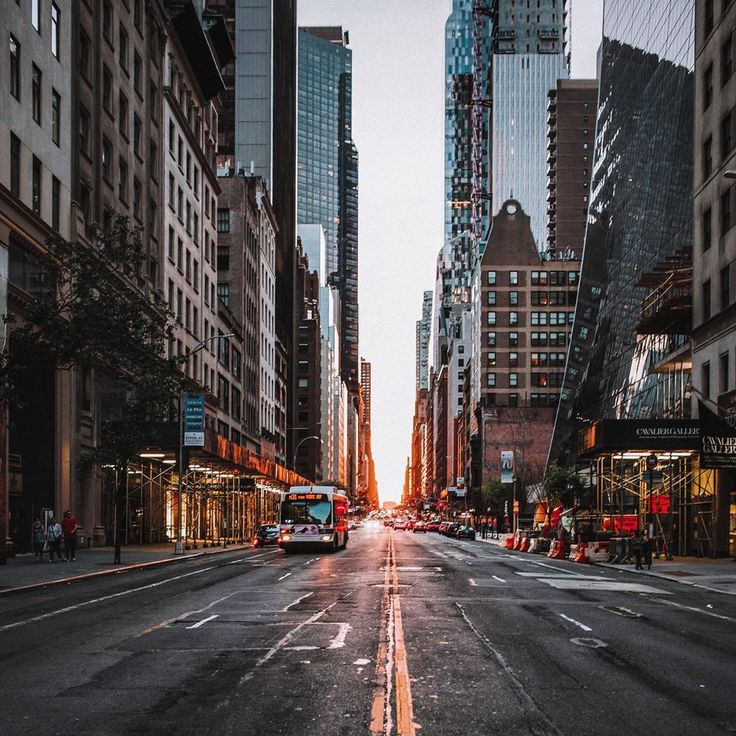
#> input picture Tasks/city.jpg, 736 x 736 px
$ jupyter execute --allow-errors Primers.ipynb
#> lines starting #> are read from the running program, lines starting #| are printed output that depends on the picture; after the words box and inside, x2 and y2 are one past the last pixel; in counts of white or black regions, pixels touching at a corner belong together
## Примеры лабораторной работы

#### Задание 4.1. Изменить размер изображения.

[cell 1]
import cv2
import numpy as np
import matplotlib.pyplot as plt

[cell 2]
def img_print(original, modified):
    pose = [121, 122]
    header = ["Original", "Modified"]
    img = [original, modified]
    i = 0
    while i < 2:
        plt.subplot(pose[i])
        plt.title(header[i])
        plt.imshow(img[i])
        i += 1
    return 0

#### Первый способ изменения размера задается в процентах

[cell 3]
img = cv2.imread('city.jpg', 1)
#> img is the input picture: shape (736, 736, 3); mean B, G, R 80.4, 80.5, 86.4
img = cv2.cvtColor(img, cv2.COLOR_BGR2RGB)
scale_percent = 50  # процент изменения
width = int(img.shape[1] * scale_percent / 100)
#> width = 368
height = int(img.shape[0] * scale_percent / 100)
#> height = 368
dim = (width, height)
#> dim = (368, 368)

resized = cv2.resize(img, dim, interpolation=cv2.INTER_AREA)
print('Resized Dimensions : ', resized.shape)
#| Resized Dimensions :  (368, 368, 3)
img_print(img, resized);

#### Второй способ изменения размера задается вручную

[cell 4]
print('Original Dimensions : ',img.shape)
#| Original Dimensions :  (736, 736, 3)
width = 58
height = 71
dim1 = (width, height)

# resize image
resized1 = cv2.resize(img, dim1, interpolation=cv2.INTER_AREA)
print('Resized Dimensions : ', resized1.shape)
#| Resized Dimensions :  (71, 58, 3)
img_print(img, resized1);

#### Третий способ: задается коэффициентом масштабирования

[cell 5]
res = cv2.resize(img,None,fx=2, fy=2, interpolation = cv2.INTER_CUBIC)
img_print(img, res);

[cell 6]
height, width = img.shape[:2]
#> height = 736; width = 736
res = cv2.resize(img,(2*width, 2*height), interpolation = cv2.INTER_CUBIC)
img_print(img, res);

#### Задание 4.2. Определить размер изображения и сдвинуть изображение на 100 столбцов и 50 строк.

[cell 7]
img2 = cv2.imread('pic.jpg',1)
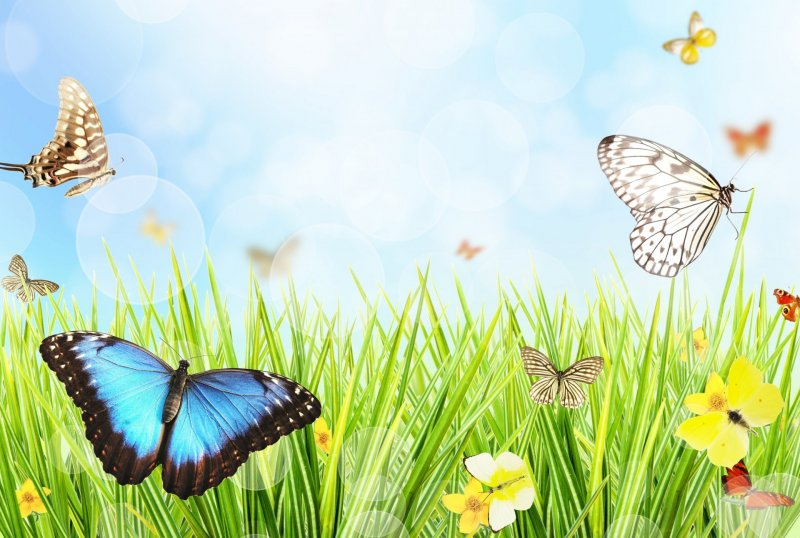
#> input picture Tasks/pic.jpg, 800 x 538 px
#> img2 is the input picture: shape (538, 800, 3); mean B, G, R 178.8, 217.3, 193
img2 = cv2.cvtColor(img2, cv2.COLOR_BGR2RGB)
rows,cols,colors = img2.shape
#> rows = 538; cols = 800; colors = 3
M = np.float32([[1,0,100],[0,1,50]])
dst = cv2.warpAffine(img2,M,(cols,rows))
plt.imshow(dst);

#### Задание 4.3. Определить размер изображения, его центр и повернуть его на 90 градусов.

[cell 8]
M = cv2.getRotationMatrix2D((cols/2,rows/2),90,1)
dst = cv2.warpAffine(img2,M,(cols,rows))
plt.imshow(dst);

#### Задание 4.4. Определить размер изображения, задать 3 точки, изменить их координаты и провести аффинное преобразование всего изображения по этим точкам.

[cell 9]
img3 = cv2.imread('flower.jpeg',1)
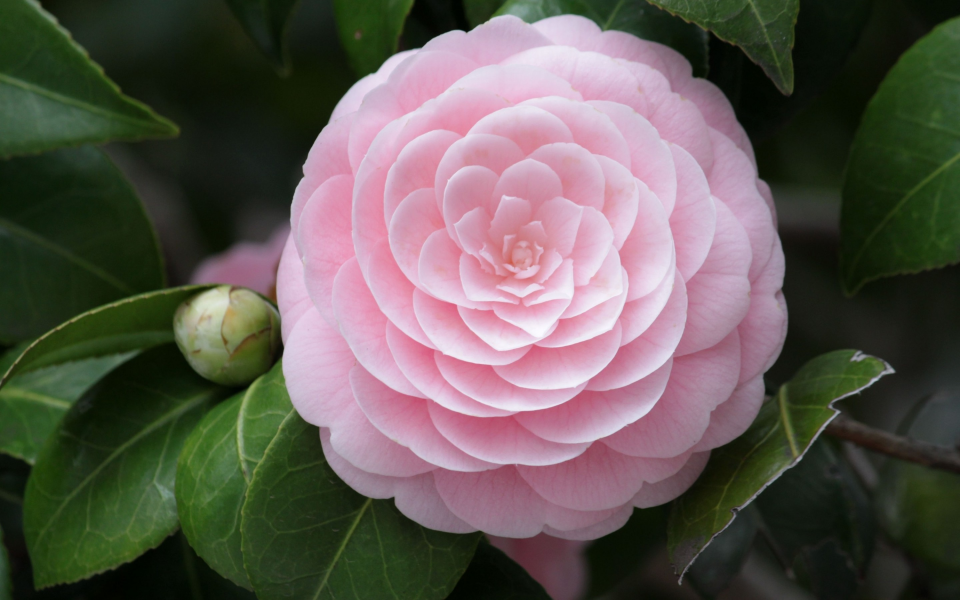
#> input picture Tasks/flower.jpeg, 2880 x 1800 px (shown at 1/3 size)
#> img3 is the input picture: shape (1800, 2880, 3); mean B, G, R 83, 88.6, 96.2
img3 = cv2.cvtColor(img3, cv2.COLOR_BGR2RGB)

pts1 = np.float32([[50,50],[200,50],[50,200]])
pts2 = np.float32([[10,100],[200,50],[100,250]])

M = cv2.getAffineTransform(pts1,pts2)
dst = cv2.warpAffine(img3,M,(cols,rows))
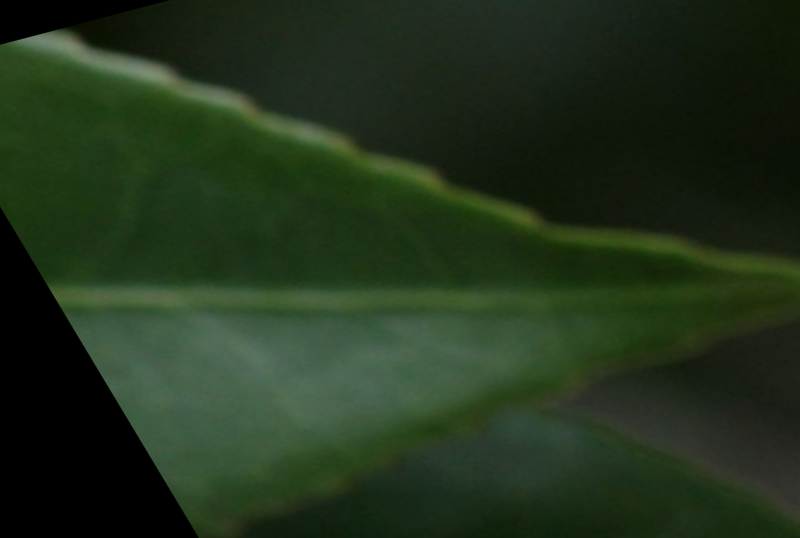
#> dst: shape (538, 800, 3); mean R, G, B 33.9, 50.2, 28.2

plt.subplot(121),plt.imshow(img3),plt.title('Input')
plt.subplot(122),plt.imshow(dst),plt.title('Output')
plt.show()

#### Задание 4.5. Провести охват изображения в прямоугольник, повернутый так, чтобы площадь этого прямоугольника была минимальной

[cell 10]
img4 = cv2.imread('geo.jpeg',0)
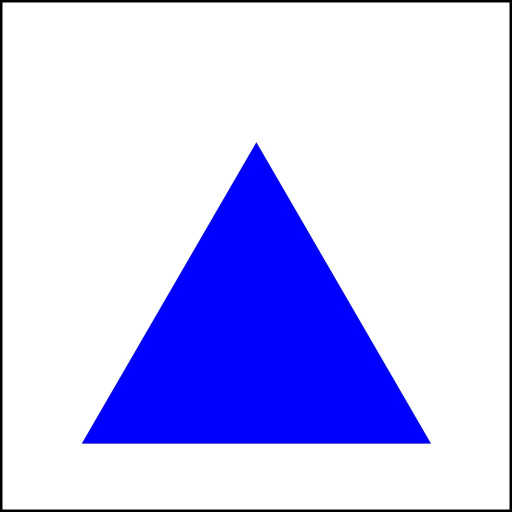
#> input picture Tasks/geo.jpeg, 1024 x 1024 px (shown at 1/2 size)
#> img4: shape (1024, 1024); min 0, max 255, mean 204.7
ret, thresh = cv2.threshold(img4, 127, 255, cv2.THRESH_BINARY)
#> thresh: shape (1024, 1024); 78% white; 2 black regions
contours, hierarchy = cv2.findContours(thresh, 1, 1)
#> contours = 2 contours; box (x1, y1, x2, y2) and area: (5, 5, 1019, 1019) 1026169, (163, 284, 863, 888) 211238

cnt = contours[0]
#> cnt = contour of 1903 points, box (x1, y1, x2, y2) (163, 284, 863, 888), area 211238
rect = cv2.minAreaRect(cnt)
#> rect = ((598.8, 736.6), (696.2, 605.2), -59.91)

box = cv2.boxPoints(rect)
#> box = [[686.1, 1189.5], [162.4, 886.1], [511.5, 283.7], [1035.2, 587.2]]
box = np.int_(box)
#> box = [[686, 1189], [162, 886], [511, 283], [1035, 587]]

imp = cv2.drawContours(img4, [box], 0, (0, 0, 255), 2)
imp = cv2.cvtColor(imp, cv2.COLOR_BGR2RGB)
#> imp: shape (1024, 1024, 3)

plt.axis('off')
plt.imshow(imp);

#### Задание 4.6. Провести охват изображения в круг

[cell 11]
image = cv2.imread('geo.jpeg',0)

ret, thresh = cv2.threshold(image, 127, 255, cv2.THRESH_BINARY)
contours, hierarchy = cv2.findContours(thresh, 1, 1)
cnt = contours[0]
rect = cv2.minAreaRect(cnt)
(x,y),radius = cv2.minEnclosingCircle(cnt)
#> x = 512.5; y = 686.5; radius = 402.5

center = (int(x),int(y))
#> center = (512, 686)
radius = int(radius)
#> radius = 402


image = cv2.circle(image,center,radius,(0,255,0),2)
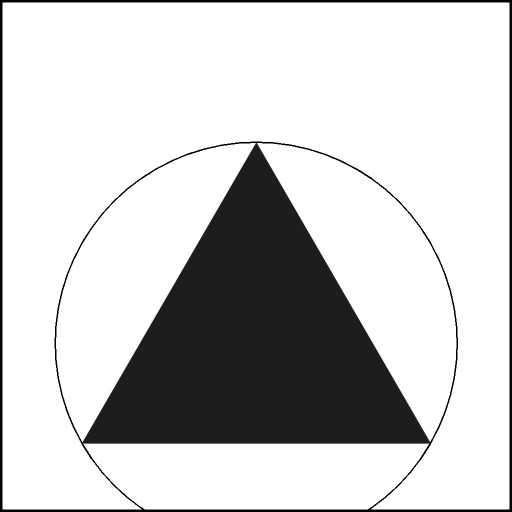
#> image: shape (1024, 1024) (shown at 1/2 size); min 0, max 255, mean 203.3
image = cv2.cvtColor(image, cv2.COLOR_BGR2RGB)
#> image: shape (1024, 1024, 3)

plt.axis('off')
plt.imshow(image);

#### Задание 4.7. Провести охват изображения в эллипс, повернутый так, чтобы площадь этого эллипса была минимальной.

[cell 12]
img5 = cv2.imread('geo.jpeg',0)

ellipse = cv2.fitEllipse(cnt)
#> ellipse = ((512.3, 683.2), (614, 634.1), 90.28)
imag = cv2.ellipse(img5,ellipse,(0,255,0),2)

imag = cv2.cvtColor(img5, cv2.COLOR_BGR2RGB)
#> imag: shape (1024, 1024, 3)
plt.axis('off')
plt.imshow(imag);

#### Задание 4.8. Провести прямую линию вдоль оси симметрии изображения.

[cell 13]
img6 = cv2.imread('geo2.png',0)
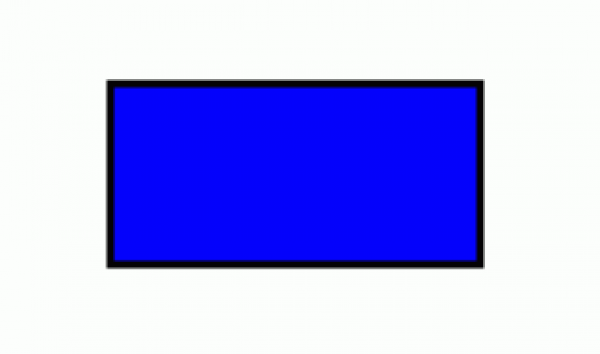
#> input picture Tasks/geo2.png, 600 x 354 px
#> img6: shape (354, 600); min 2, max 253, mean 177.1

ret, thresh = cv2.threshold(img6, 127, 255, cv2.THRESH_BINARY)
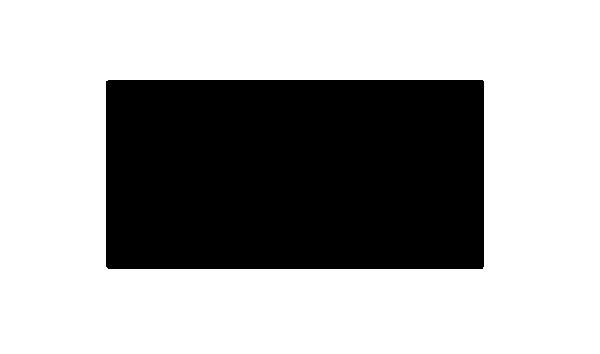
#> thresh: shape (354, 600); 66.4% white; 1 black region
contours, hierarchy = cv2.findContours(thresh, 1, 1)
#> contours = 2 contours; box (x1, y1, x2, y2) and area: (0, 0, 600, 354) 211447, (105, 79, 485, 270) 71998

cnt = contours[0]
#> cnt = contour of 1129 points, box (x1, y1, x2, y2) (105, 79, 485, 270), area 71998
#> (the rest of this cell did not finish here and is left out)

#### Задание 4.9. Нарисовать контур, охватывающий изображение, толщиной 2, вывести полученное изображение на экран.

[cell 14]
img7 = cv2.imread('mol.png',1)
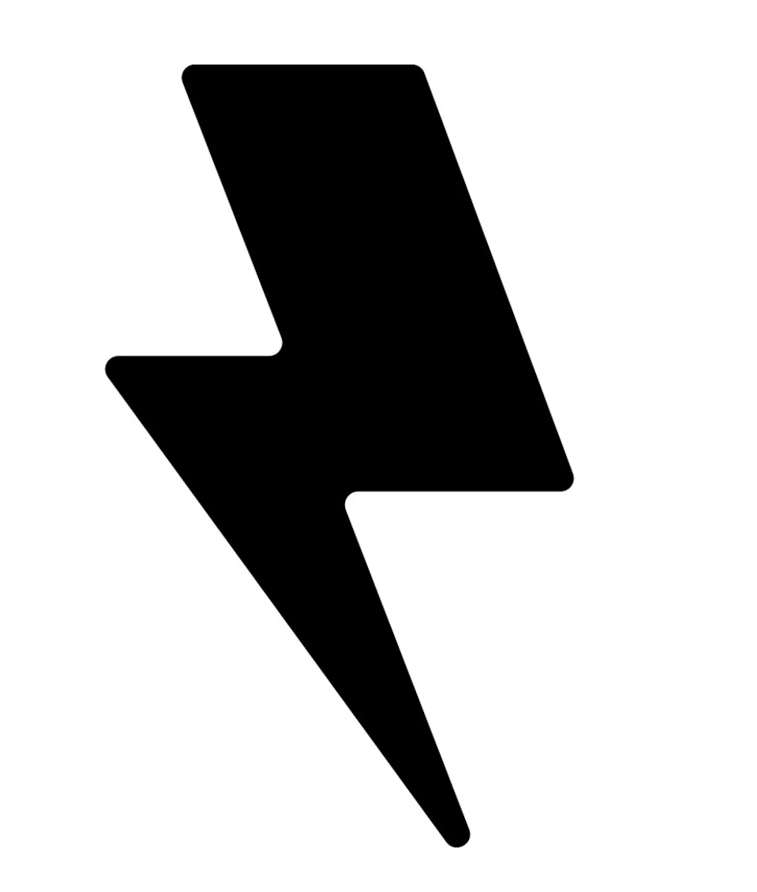
#> input picture Tasks/mol.png, 757 x 892 px
#> img7 is the input picture: shape (892, 757, 3); min 0, max 255, mean 195.5

gray = cv2.cvtColor(img7,cv2.COLOR_BGR2GRAY)
edges = cv2.Canny(gray, 50,200)
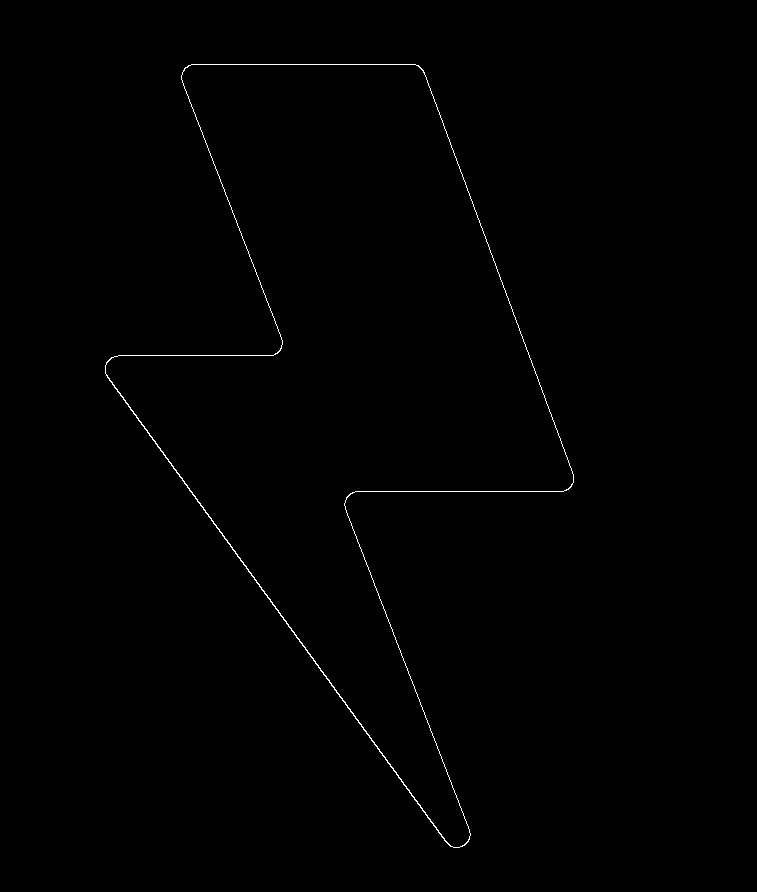
#> edges: shape (892, 757); 0.38% white in thin lines or dots, all inside (x1, y1, x2, y2) = (105, 64, 574, 848)
contours, hierarchy= cv2.findContours(edges.copy(),
cv2.RETR_EXTERNAL, cv2.CHAIN_APPROX_NONE)
#> contours = 1 contour; box (x1, y1, x2, y2) and area: (105, 64, 574, 848) 157735
for cnt in contours:
    hull= cv2.convexHull(cnt)
    cv2.drawContours(img7, [hull],0,(100,255,255),4)
#> this loop made 1 pass
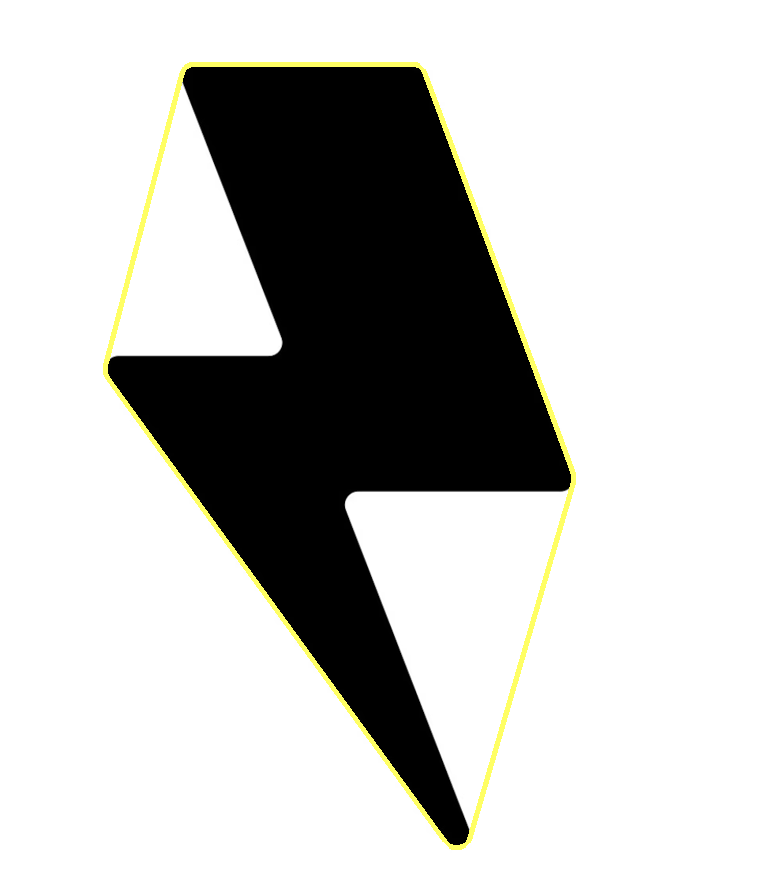
#> img7: shape (892, 757, 3); 1.46% of pixels changed, all inside (x1, y1, x2, y2) = (103, 62, 576, 850)
plt.axis('off')
plt.imshow(img7);

#### Задание 4.10. Выполнить аппроксимацию контура, полагая epsilon =1%, epsilon=5% и epsilon=10%.

[cell 15]
img = cv2.imread('mol1.png', 0)

ret, thresh = cv2.threshold(img, 0, 255, 0)
contours, hierarchy = cv2.findContours(thresh, 2, 3)
#> contours = []

imag = cv2.imread('mol1.png')

f = plt.figure(figsize=(20, 20))

plt.subplot(1, 4, 1)
plt.title('Original')
#> (the rest of this cell did not finish here and is left out)
